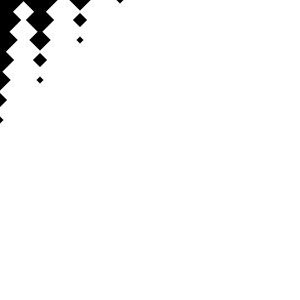
Frame 1 (no input)
Frame 60 (the mouse pressed at the canvas centre just before this capture): identical to frame 1, image omitted
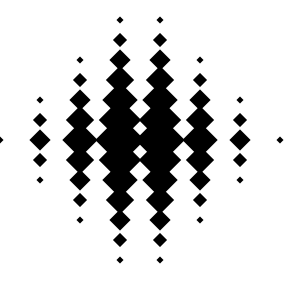
Frame 120 (the mouse held since frame 60 and released just before this capture)

The Processing sketch that drew these frames (run headless with seeded random() and noise(); from frame 60 on, the mouse is pressed at the canvas centre):

// Processing sketch: processing_42964
// ── processing_42964.pde

float proximity;

void setup()
{
 size(300,300);
}

void draw()
{
  background(255);
  rectMode(CENTER);
 fill(0);
 noStroke();
 smooth();
 
 for (int i =-800; i <= width+200; i += 40)
 {
  for (int j = -800; j <= height+200; j += 20)
 {
    proximity = min(((abs(mouseX-10-i)+abs(mouseY-10-j))/4.0),40);
    pushMatrix();
    {
      translate(i,j);
      
      rotate(PI/4);
      rect(0,0,40-proximity,40-proximity);
      
      
      
    }
    popMatrix();
 } 
 }
 }
